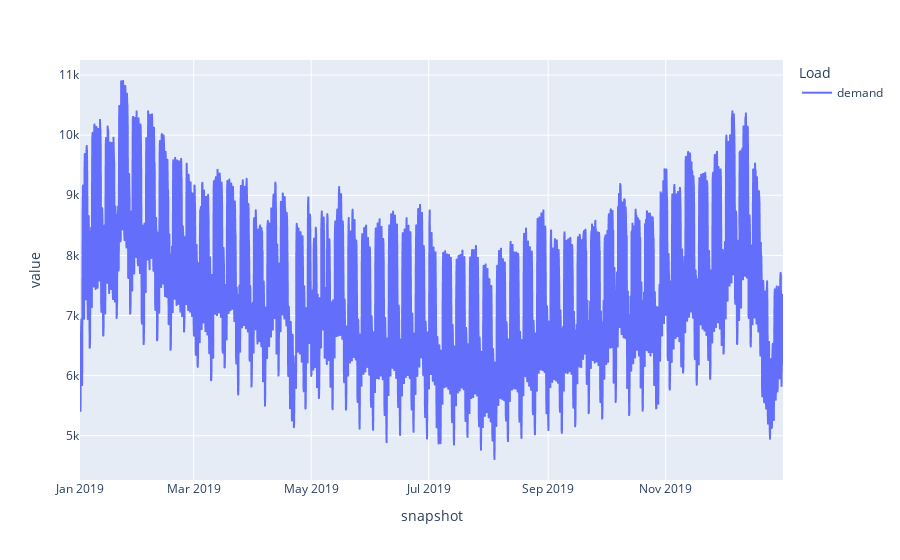

This figure's notebook cell:
### Code cell
n.loads_t.p_set.plot()

### Figure 1 — Plotly figure (JSON) as saved in the notebook; plotly's stock layout.template omitted (floating-point values rounded to 4 significant figures; data arrays with more than 128 entries replaced by an {"elided": "..."} marker saying what was removed)
{"data": [{"hovertemplate": "Load=demand<br>snapshot=%{x}<br>value=%{y}<extra></extra>", "legendgroup": "demand", "line": {"color": "#636efa", "dash": "solid"}, "marker": {"symbol": "circle"}, "mode": "lines", "name": "demand", "showlegend": true, "type": "scattergl", "x": {"elided": "2920 str values"}, "xaxis": "x", "y": {"elided": "2920 float values"}, "yaxis": "y"}], "layout": {"legend": {"title": {"text": "Load"}, "tracegroupgap": 0}, "margin": {"t": 60}, "xaxis": {"anchor": "y", "domain": [0, 1], "title": {"text": "snapshot"}}, "yaxis": {"anchor": "x", "domain": [0, 1], "title": {"text": "value"}}}}
